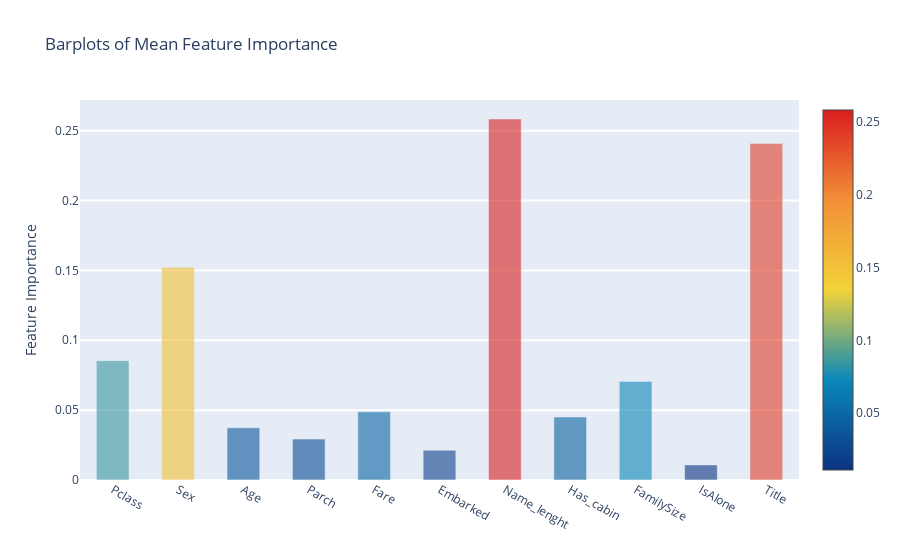

Write notebook code for a chart like this one.
### Code cell
y = feature_dataframe['mean'].values
x = feature_dataframe['features'].values
data = [go.Bar(
            x=x,
            y=y,
            width=0.5,
            marker=dict(
               color = feature_dataframe['mean'].values,
            colorscale='Portland',
            showscale=True,
            reversescale = False
            ),
            opacity=0.6
        )]

layout= go.Layout(
    autosize=True,
    title='Barplots of Mean Feature Importance',
    hovermode= 'closest',
    yaxis=dict(
        title= 'Feature Importance',
        ticklen= 5,
        gridwidth= 2
    ),
    showlegend= False
)
fig = go.Figure(data=data, layout=layout)
py.iplot(fig, filename='bar-direct-labels')

### Figure 1 — Plotly figure (JSON) as saved in the notebook; plotly's stock layout.template omitted (floating-point values rounded to 4 significant figures)
{"data": [{"marker": {"color": [0.08543, 0.1522, 0.03737, 0.02927, 0.04878, 0.02131, 0.2584, 0.04506, 0.07058, 0.0108, 0.2408], "colorscale": [[0, "rgb(12,51,131)"], [0.25, "rgb(10,136,186)"], [0.5, "rgb(242,211,56)"], [0.75, "rgb(242,143,56)"], [1, "rgb(217,30,30)"]], "reversescale": false, "showscale": true}, "opacity": 0.6, "type": "bar", "width": 0.5, "x": ["Pclass", "Sex", "Age", "Parch", "Fare", "Embarked", "Name_lenght", "Has_cabin", "FamilySize", "IsAlone", "Title"], "y": [0.08543, 0.1522, 0.03737, 0.02927, 0.04878, 0.02131, 0.2584, 0.04506, 0.07058, 0.0108, 0.2408]}], "layout": {"autosize": true, "hovermode": "closest", "showlegend": false, "title": {"text": "Barplots of Mean Feature Importance"}, "yaxis": {"gridwidth": 2, "ticklen": 5, "title": {"text": "Feature Importance"}}}}
